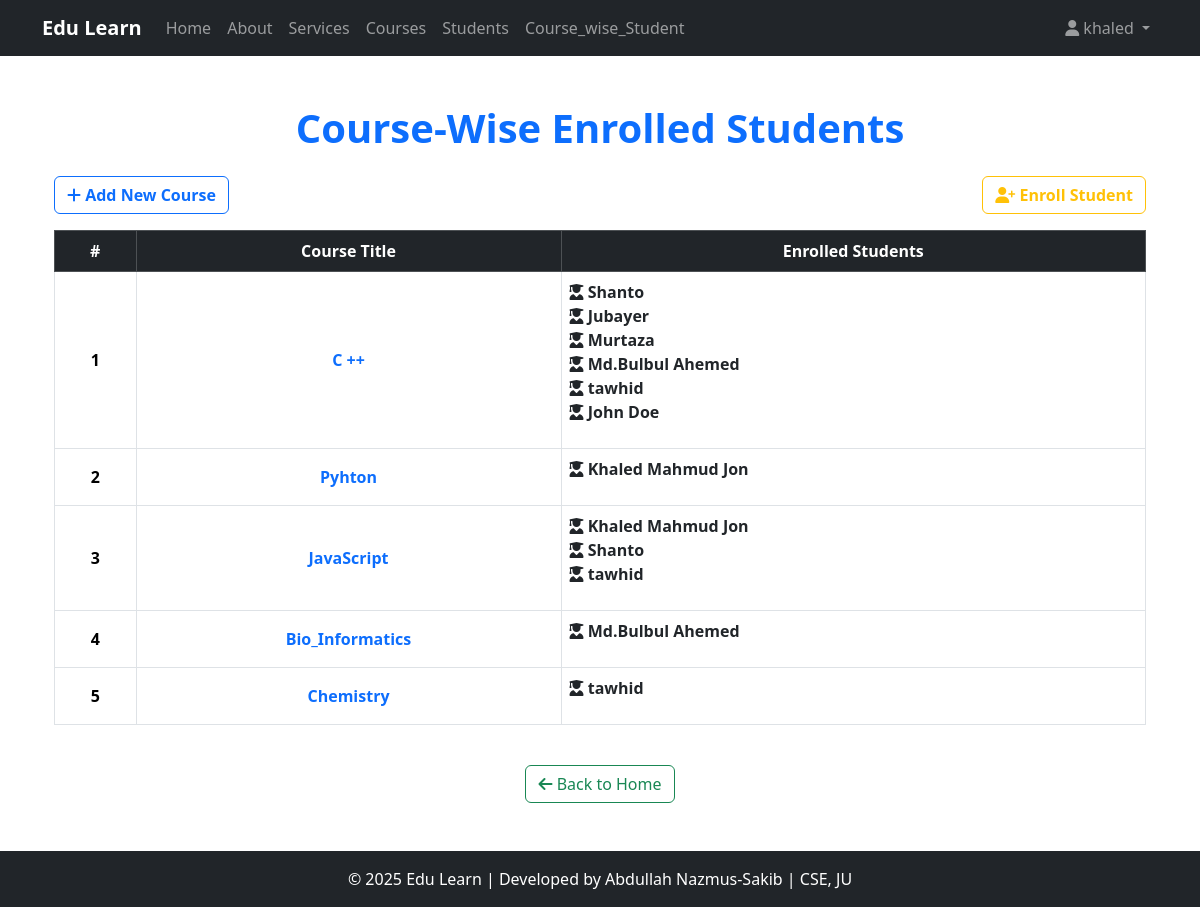
/Course_wise_Student/ (signed in), run on the app's committed database.
### Course_app/models.py (models this page shows, shortened)
class Course(models.Model):
    title = models.CharField(max_length=25)
    descriptions = models.TextField()
    durations = models.IntegerField(help_text="Durations in hours")
    thumbnail = models.ImageField(upload_to="courses_thumbnail/", null=True, blank=True)
    created_at = models.DateTimeField(auto_now_add=True,null=True,blank=True)

class Student(models.Model):
    user = models.OneToOneField(User, on_delete=models.CASCADE,null=True,blank=True)
    name = models.CharField(max_length=30)
    roll = models.IntegerField()
    email = models.EmailField(max_length=60,unique=True)
    enrolled_courses = models.ManyToManyField(Course, related_name="students")  # ✅ Changed related_name to plural
    completed_lesson = models.ManyToManyField(Lesson,related_name='completed_by',blank=True)

### Course_app/views.py (the view)
# urls.py: path('Course_wise_Student/',views.Course_wise_Student,name='Course_wise_Student'),
@login_required(login_url='login_user')
def Course_wise_Student(request):
    courses = Course.objects.all()
    context = {
        'courses':courses
    }
    return render(request,"Course_app/Course_wise_Student.html",context)

### templates/Course_app/Course_wise_Student.html (shortened to what this page needs)
{% extends 'Course_app/base.html' %}
{% block content %}
<div class="container">
    <div class="text-center mb-4">
        <h1 class="fw-bold text-primary">Course-Wise Enrolled Students</h1>
    </div>
    <div class="d-flex justify-content-between">
        <a href="{% url 'create_course' %}" class="btn btn-outline-primary fw-bold mb-3">
            <i class="fas fa-plus"></i> Add New Course
        </a>
        <a href="{% url 'Enroll_student' %}" class="btn btn-outline-warning fw-bold mb-3">
            <i class="fas fa-user-plus"></i> Enroll Student
        </a>
    </div>
    <div class="table-responsive">
        <table class="table table-bordered table-hover text-center align-middle">
            <thead class="table-dark">
                <tr>
                    <th>#</th>
                    <th>Course Title</th>
                    <th>Enrolled Students</th>
                </tr>
            </thead>
            <tbody>
                {% for course in courses %}
                <tr>
                    <td class="fw-bold">{{ forloop.counter }}</td>
                    <td class="text-primary fw-semibold">{{ course.title }}</td>
                    <td>
                        {% if course.students.all %}
                            <ul class="list-unstyled text-start">
                                {% for student in course.students.all %}
                                <li>
                                    <a href="{% url 'individual_student_detail' student.id %}" class="text-decoration-none fw-bold text-dark">
                                        <i class="fas fa-user-graduate"></i> {{ student.name }}
                                    </a>
                                </li>
                                {% endfor %}
                            </ul>
                        {% else %}
                            <span class="text-muted">No students enrolled</span>
                        {% endif %}
                    </td>
                </tr>
                {% empty %}
                <tr>
                    <td colspan="4" class="text-center text-danger fw-bold">No courses found.</td>
                </tr>
                {% endfor %}
            </tbody>
        </table>
    </div>
    <div class="d-flex justify-content-center mt-4">
        <a href="{% url 'course_list' %}" class="btn btn-outline-success">
            <i class="fas fa-arrow-left"></i> Back to Home
        </a>
    </div>
</div>
{% endblock content %}

### templates/Course_app/navbar.html (shortened to what this page needs)
<nav class="navbar navbar-expand-lg navbar-dark bg-dark">
    <div class="container">
        <a class="navbar-brand fw-bold" href="{% url 'course_list' %}">Edu Learn</a>
        <div class="collapse navbar-collapse" id="navbarNav">
            <ul class="navbar-nav me-auto">
                <li class="nav-item">
                    <a class="nav-link {% if request.path == '/' %}active{% endif %}" href="{% url 'course_list' %}">Home</a>
                </li>
                <li class="nav-item">
                    <a class="nav-link" href="{% url 'about' %}">About</a>
                </li>
                <li class="nav-item">
                    <a class="nav-link" href="{% url 'services' %}">Services</a>
                </li>
                <li class="nav-item">
                    <a class="nav-link" href="{% url 'course_list' %}">Courses</a>
                </li>
                <li class="nav-item">
                    <a class="nav-link" href="{% url 'student_list' %}">Students</a>
                </li>
                <li class="nav-item">
                    <a class="nav-link" href="{% url 'Course_wise_Student' %}">Course_wise_Student</a>
                </li>
            </ul>
            <ul class="navbar-nav">
                <li class="nav-item dropdown">
                    <a class="nav-link dropdown-toggle" href="#" id="userDropdown" role="button" data-bs-toggle="dropdown" aria-expanded="false">
                        <i class="fas fa-user"></i>
                        {% if request.user.is_authenticated %}
                        {{ request.user.username }}
                        {% else %}
                            Account
                        {% endif %}
                    </a>
                </li>
            </ul>
        </div>
    </div>
</nav>

### static/Course_app/css/base.css (style rules this page uses)
html, body { height: 100%; }
body { display: flex; flex-direction: column; }

### data on the page
Course: title "C ++"
Student: name "Shanto"
Student: name "Jubayer"
Student: name "Murtaza"
Student: name "Md.Bulbul Ahemed"
Student: name "tawhid"
Student: name "John Doe"
Course: title "Pyhton"
Student: name "Khaled Mahmud Jon"
Course: title "JavaScript"
Course: title "Bio_Informatics"
Course: title "Chemistry"

### other printed values
{{ request.user.username }} "khaled"
